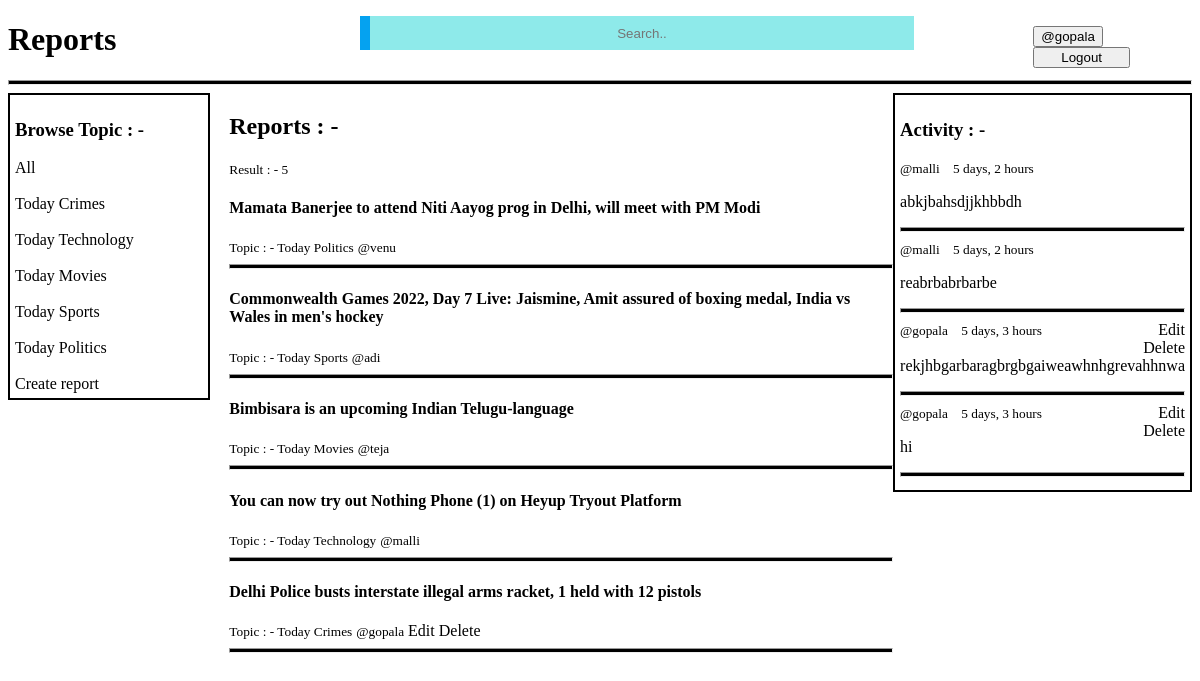
Page / (signed in) on the committed database.
### branch/models.py (models this page shows, shortened)
class User(AbstractUser):
    name=models.CharField(max_length=200,null=True)
    email=models.EmailField(unique=True,null=True)
    bio=models.TextField(null=True,blank=True)
    REQUIRED_FIELDS=[]

class Topic(models.Model):
    topic=models.CharField(max_length=200)
    def __str__(self):
        return self.topic

class Report(models.Model):
    host=models.ForeignKey(User,on_delete=models.SET_NULL,null=True)
    topic=models.ForeignKey(Topic,on_delete=models.SET_NULL,null=True)
    headlines=models.CharField(max_length=200)
    description=models.TextField(null=True,blank=True)
    participents=models.ManyToManyField(User,related_name="participents",blank=True)
    created=models.DateTimeField(auto_now_add=True)
    updated=models.DateField(auto_now=True)
    class Meta:
        ordering=['-updated','-created']

class Comment(models.Model):
    name=models.ForeignKey(User,on_delete=models.CASCADE)
    Report=models.ForeignKey(Report,on_delete=models.CASCADE)
    body=models.TextField()
    created=models.DateTimeField(auto_now_add=True)
    updated=models.DateField(auto_now=True)
    class Meta:
        ordering=['-updated','-created']
    def __str__(self):
        return self.body[0:50]

### branch/views.py (the view)
# urls.py: path('',views.home,name="home"),
def home(request):
    q=request.GET.get('q') if request.GET.get('q') != None else ""
    report=Report.objects.filter(Q(topic__topic__icontains=q)|
                                 Q(headlines__icontains=q)|
                                 Q(description__icontains=q))
    comment=Comment.objects.filter(Report__topic__topic__icontains=q)
    report_count=report.count()
    topic=Topic.objects.all()
    dict={'reports':report,'topics':topic,'report_count':report_count,'comments':comment}
    return render(request,'home.html',dict)

### templates/home.html (shortened to what this page needs)
{% extends 'main.html' %}
{% block content%}
<div class="home">
    <div>
        {% include 'Browse_topic.html' %}
    </div>
    <div>
        {% include 'Report_all.html' %}
    </div>
    <div>
        {% include 'Activity.html' %}
    </div>
</div>
{% endblock content%}

### templates/navbar.html (shortened to what this page needs)
    <h1><a href="/">Reports</a></h1>
    <form method="get" action="{% url 'home' %}">
        <input class="input" type="text" placeholder="Search.." name="q">
    </form>
    <div class="nav-container">
        {% if request.user.is_authenticated %}
        <button><a href="{% url 'profile' request.user.id %}">@{{request.user}}</a></button>
        <br>
        <button><a href="{% url 'logoutuser' %} " style="margin: 20px;">Logout</a></button>
        {% else %}
        <button><a href="{% url 'loginuser'%}">Login</a></button>
        {%endif%}
    </div>
    <hr>

### templates/Browse_topic.html (shortened to what this page needs)
<div class="browse-container">
<h3>Browse Topic : - </h3>
<a href="/">All</a><br><br>
{% for topic in topics%}
<a href="{% url 'home'%}?q={{topic.topic}}">{{topic.topic}}</a><br><br>
{% endfor%}
<a href="{% url 'createreport' %}">Create report </a>
</div>

### templates/Report_all.html
<h2>Reports : -</h2>
<small>Result : - {{report_count}}</small><br>
{% for report in reports %}
<h4><a href="{% url 'report' report.id %}">{{report.headlines}}</a></h4>
<small>Topic : - {{report.topic}}</small>
<small><a href="{% url 'profile' report.host.id %}">@{{report.host}}</a></small>
{% if request.user == report.host %}
<a href="{% url 'editreport' report.id %}">Edit</a>
<a href="{% url 'deletereport' report.id %}">Delete</a>
{% endif %}
<hr>
{% endfor %}

### templates/Activity.html (shortened to what this page needs)
<div class="activity-container">
    <h3>Activity : - </h3>
    {% for comment in comments%}
    <small><a href="{% url 'profile' comment.name.id %}">@{{comment.name}}</a>&nbsp;&nbsp;&nbsp;&nbsp;{{comment.created|timesince}}</small>
    {% if request.user == comment.name %}
    <a href="{% url 'editcomment' comment.id %}" class="aedit">Edit</a><br>
    <a href="{% url 'deletecomment' comment.id %}" class="adelete">Delete</a>
    {% endif %}
    <p>{{comment}}</p><hr>
    {% endfor %}
</div>

### templates/main.html (style rules this page uses)
a { text-decoration: none; color: black; }

### templates/navbar.html (style rules this page uses)
.input { position: absolute; text-align: center; left: 30%; top: 2%; width: 45%; height: 4%; border: none; background-color: rgb(142, 234, 234); border-left: 10px solid rgb(5, 162, 240); }
.nav-container { position: absolute; margin: 10px; right:5%; top: 2%; }
hr { height: 3px; background-color: black; }

### templates/home.html (style rules this page uses)
.home { display: grid; grid-template-columns: 1fr 3fr 1fr; }

### templates/Browse_topic.html (style rules this page uses)
.browse-container { padding: 5px; border: 2px solid black; width: 85%; }

### templates/Activity.html (style rules this page uses)
.activity-container { border: 2px solid black; padding: 5px; }
.aedit { position: relative; float: right; }
.adelete { position: relative; float: right; }

### rows in the picture
User: user "gopala"
Topic: topic "Today Crimes"
Topic: topic "Today Technology"
Topic: topic "Today Movies"
Topic: topic "Today Sports"
Topic: topic "Today Politics"
Report: headlines "Mamata Banerjee to attend Niti Aayog prog in Delhi, will meet with PM Modi", topic "Today Politics", host "venu"
Report: headlines "Commonwealth Games 2022, Day 7 Live: Jaismine, Amit assured of boxing medal, India vs Wales in men's hockey", topic "Today Sports", host "adi"
Report: headlines "Bimbisara is an upcoming Indian Telugu-language", topic "Today Movies", host "teja"
Report: headlines "You can now try out Nothing Phone (1) on Heyup Tryout Platform", topic "Today Technology", host "malli"
Report: headlines "Delhi Police busts interstate illegal arms racket, 1 held with 12 pistols", topic "Today Crimes", host "gopala", shows "Edit"
Comment: name "malli", created "5 days, 2 hours", body "abkjbahsdjjkhbbdh"
Comment: name "malli", created "5 days, 2 hours", body "reabrbabrbarbe"
Comment: name "gopala", created "5 days, 3 hours", shows "Edit", body "rekjhbgarbaragbrgbgaiweawhnhgrevahhnwa"
Comment: name "gopala", created "5 days, 3 hours", shows "Edit", body "hi"

### other values in the picture
{{ report_count }} "5"
